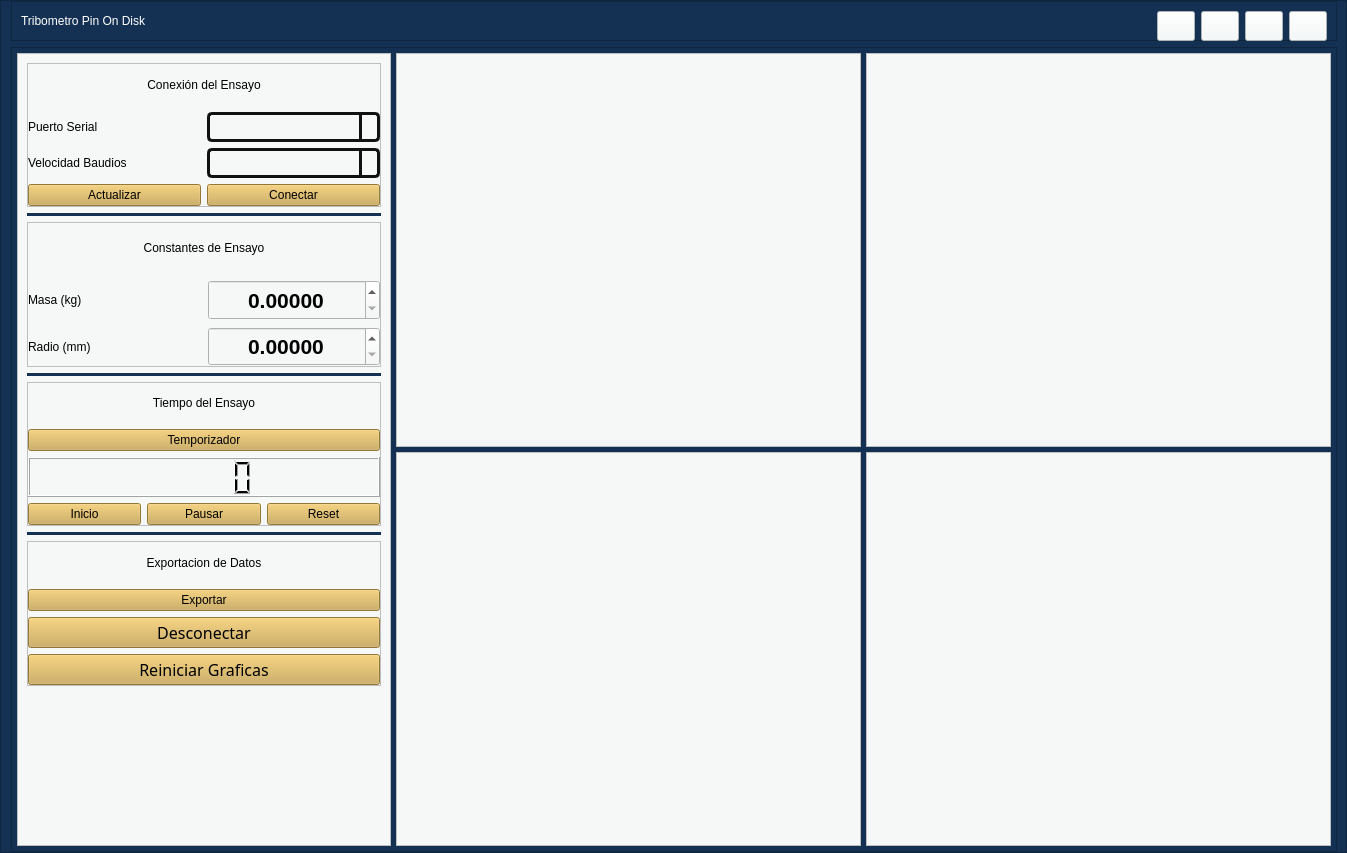
<?xml version="1.0" encoding="UTF-8"?>
<ui version="4.0">
 <class>MainWindow</class>
 <widget class="QMainWindow" name="MainWindow">
  <property name="geometry">
   <rect>
    <x>0</x>
    <y>0</y>
    <width>1347</width>
    <height>853</height>
   </rect>
  </property>
  <property name="windowTitle">
   <string>MainWindow</string>
  </property>
  <widget class="QWidget" name="centralwidget">
   <layout class="QVBoxLayout" name="verticalLayout_3">
    <property name="spacing">
     <number>0</number>
    </property>
    <property name="leftMargin">
     <number>0</number>
    </property>
    <property name="topMargin">
     <number>0</number>
    </property>
    <property name="rightMargin">
     <number>0</number>
    </property>
    <property name="bottomMargin">
     <number>0</number>
    </property>
    <item>
     <widget class="QFrame" name="frame">
      <property name="styleSheet">
       <string notr="true">background-color:rgb(20,49,83);
border radius:12px; </string>
      </property>
      <property name="frameShape">
       <enum>QFrame::StyledPanel</enum>
      </property>
      <property name="frameShadow">
       <enum>QFrame::Raised</enum>
      </property>
      <layout class="QVBoxLayout" name="verticalLayout">
       <property name="spacing">
        <number>6</number>
       </property>
       <property name="leftMargin">
        <number>10</number>
       </property>
       <property name="topMargin">
        <number>0</number>
       </property>
       <property name="rightMargin">
        <number>9</number>
       </property>
       <property name="bottomMargin">
        <number>0</number>
       </property>
       <item>
        <widget class="QFrame" name="frame_superior">
         <property name="minimumSize">
          <size>
           <width>0</width>
           <height>40</height>
          </size>
         </property>
         <property name="maximumSize">
          <size>
           <width>16777215</width>
           <height>40</height>
          </size>
         </property>
         <property name="styleSheet">
          <string notr="true">Qframe{
background-color:rgb(102,112,128);
}
QPushButton{
border radius:11px;
background-color:rgb(243,249,249);
}
QPushButtonchover{
background-color:rgb(243,249,249);
}</string>
         </property>
         <property name="frameShape">
          <enum>QFrame::StyledPanel</enum>
         </property>
         <property name="frameShadow">
          <enum>QFrame::Raised</enum>
         </property>
         <layout class="QHBoxLayout" name="horizontalLayout_2">
          <item>
           <widget class="QLabel" name="label_9">
            <property name="styleSheet">
             <string notr="true">color:rgb(255, 255, 255);
font: 87 12pt &quot;Arial Black&quot;;
</string>
            </property>
            <property name="text">
             <string>Tribometro Pin On Disk</string>
            </property>
           </widget>
          </item>
          <item>
           <spacer name="horizontalSpacer">
            <property name="orientation">
             <enum>Qt::Horizontal</enum>
            </property>
            <property name="sizeHint" stdset="0">
             <size>
              <width>1119</width>
              <height>13</height>
             </size>
            </property>
           </spacer>
          </item>
          <item>
           <widget class="QPushButton" name="bt_minimize">
            <property name="minimumSize">
             <size>
              <width>38</width>
              <height>30</height>
             </size>
            </property>
            <property name="maximumSize">
             <size>
              <width>38</width>
              <height>30</height>
             </size>
            </property>
            <property name="whatsThis">
             <string/>
            </property>
            <property name="icon">
             <iconset resource="icon.qrc">
              <normaloff>:/Minimizar/Imagenes/minimizar.png</normaloff>:/Minimizar/Imagenes/minimizar.png</iconset>
            </property>
            <property name="iconSize">
             <size>
              <width>16</width>
              <height>16</height>
             </size>
            </property>
           </widget>
          </item>
          <item>
           <widget class="QPushButton" name="bt_maximize">
            <property name="minimumSize">
             <size>
              <width>38</width>
              <height>30</height>
             </size>
            </property>
            <property name="maximumSize">
             <size>
              <width>38</width>
              <height>30</height>
             </size>
            </property>
            <property name="text">
             <string/>
            </property>
            <property name="icon">
             <iconset resource="icon.qrc">
              <normaloff>:/Tamaño/Imagenes/resize_minimize_maximize_expand_screen_icon_190599.png</normaloff>:/Tamaño/Imagenes/resize_minimize_maximize_expand_screen_icon_190599.png</iconset>
            </property>
            <property name="iconSize">
             <size>
              <width>16</width>
              <height>16</height>
             </size>
            </property>
           </widget>
          </item>
          <item>
           <widget class="QPushButton" name="bt_normal">
            <property name="minimumSize">
             <size>
              <width>38</width>
              <height>30</height>
             </size>
            </property>
            <property name="maximumSize">
             <size>
              <width>38</width>
              <height>30</height>
             </size>
            </property>
            <property name="text">
             <string/>
            </property>
            <property name="icon">
             <iconset resource="icon.qrc">
              <normaloff>:/Tamaño/Imagenes/resize_minimize_maximize_expand_screen_icon_190627.png</normaloff>:/Tamaño/Imagenes/resize_minimize_maximize_expand_screen_icon_190627.png</iconset>
            </property>
            <property name="iconSize">
             <size>
              <width>16</width>
              <height>16</height>
             </size>
            </property>
           </widget>
          </item>
          <item>
           <widget class="QPushButton" name="bt_close">
            <property name="minimumSize">
             <size>
              <width>38</width>
              <height>30</height>
             </size>
            </property>
            <property name="maximumSize">
             <size>
              <width>38</width>
              <height>30</height>
             </size>
            </property>
            <property name="text">
             <string/>
            </property>
            <property name="icon">
             <iconset resource="icon.qrc">
              <normaloff>:/Cerrar/Imagenes/Cerrar.jpeg</normaloff>:/Cerrar/Imagenes/Cerrar.jpeg</iconset>
            </property>
            <property name="iconSize">
             <size>
              <width>16</width>
              <height>16</height>
             </size>
            </property>
           </widget>
          </item>
         </layout>
        </widget>
       </item>
       <item>
        <widget class="QFrame" name="frame_3">
         <property name="frameShape">
          <enum>QFrame::StyledPanel</enum>
         </property>
         <property name="frameShadow">
          <enum>QFrame::Raised</enum>
         </property>
         <layout class="QVBoxLayout" name="verticalLayout_5">
          <property name="spacing">
           <number>5</number>
          </property>
          <property name="leftMargin">
           <number>5</number>
          </property>
          <property name="topMargin">
           <number>5</number>
          </property>
          <property name="rightMargin">
           <number>5</number>
          </property>
          <property name="bottomMargin">
           <number>5</number>
          </property>
          <item>
           <layout class="QHBoxLayout" name="horizontalLayout" stretch="2,5">
            <item>
             <layout class="QVBoxLayout" name="verticalLayout_4" stretch="0">
              <item>
               <widget class="QFrame" name="frame_8">
                <property name="styleSheet">
                 <string notr="true">background-color:rgb(245,248,246);</string>
                </property>
                <property name="frameShape">
                 <enum>QFrame::StyledPanel</enum>
                </property>
                <property name="frameShadow">
                 <enum>QFrame::Raised</enum>
                </property>
                <layout class="QVBoxLayout" name="verticalLayout_21">
                 <item>
                  <widget class="QFrame" name="frame_7">
                   <property name="styleSheet">
                    <string notr="true">background-color:rgb(245,248,246);
</string>
                   </property>
                   <property name="frameShape">
                    <enum>QFrame::StyledPanel</enum>
                   </property>
                   <property name="frameShadow">
                    <enum>QFrame::Raised</enum>
                   </property>
                   <layout class="QVBoxLayout" name="verticalLayout_18">
                    <property name="leftMargin">
                     <number>0</number>
                    </property>
                    <property name="topMargin">
                     <number>0</number>
                    </property>
                    <property name="rightMargin">
                     <number>0</number>
                    </property>
                    <property name="bottomMargin">
                     <number>0</number>
                    </property>
                    <item>
                     <layout class="QVBoxLayout" name="verticalLayout_12">
                      <item>
                       <widget class="QLabel" name="label_5">
                        <property name="maximumSize">
                         <size>
                          <width>16777215</width>
                          <height>50</height>
                         </size>
                        </property>
                        <property name="layoutDirection">
                         <enum>Qt::LeftToRight</enum>
                        </property>
                        <property name="styleSheet">
                         <string notr="true">color:rgb();
font: 87 12pt &quot;Arial Black&quot;;</string>
                        </property>
                        <property name="text">
                         <string>Conexión del Ensayo</string>
                        </property>
                        <property name="alignment">
                         <set>Qt::AlignCenter</set>
                        </property>
                       </widget>
                      </item>
                      <item>
                       <layout class="QVBoxLayout" name="verticalLayout_10">
                        <item>
                         <layout class="QHBoxLayout" name="horizontalLayout_6">
                          <item>
                           <widget class="QLabel" name="label">
                            <property name="minimumSize">
                             <size>
                              <width>0</width>
                              <height>30</height>
                             </size>
                            </property>
                            <property name="styleSheet">
                             <string notr="true">color:rgb();
font: 87 12pt &quot;Arial Black&quot;;</string>
                            </property>
                            <property name="text">
                             <string>Puerto Serial </string>
                            </property>
                           </widget>
                          </item>
                          <item>
                           <widget class="QComboBox" name="cb_list_ports">
                            <property name="minimumSize">
                             <size>
                              <width>102</width>
                              <height>30</height>
                             </size>
                            </property>
                            <property name="styleSheet">
                             <string notr="true">QComboBox{
border: 3px solid #111111;
border-radius: 5px;
min-width:6em;
color: rgb(17,17,17);
front: 87 10pt &quot;Arial Black&quot;;}
QComboBox::drop-down{
subcontrol-arigin:padding;
subcontrol-position: top right;
width: 15px;
border-left-width: 3px;
border-left-color: #111111;
border-left-style: solid;
border-top-right-radius: 4px;
border-bottom-right-radius: 4px}
QComboBox QAbstractItemView{
background: #2c2c2c;
selection-background-color: #8E9DAB;
color: #f5f8f7;}</string>
                            </property>
                           </widget>
                          </item>
                         </layout>
                        </item>
                        <item>
                         <layout class="QHBoxLayout" name="horizontalLayout_7">
                          <item>
                           <widget class="QLabel" name="label_3">
                            <property name="minimumSize">
                             <size>
                              <width>0</width>
                              <height>30</height>
                             </size>
                            </property>
                            <property name="styleSheet">
                             <string notr="true">color:rgb();
font: 87 12pt &quot;Arial Black&quot;;</string>
                            </property>
                            <property name="text">
                             <string>Velocidad Baudios</string>
                            </property>
                           </widget>
                          </item>
                          <item>
                           <widget class="QComboBox" name="cb_list_baudrates">
                            <property name="minimumSize">
                             <size>
                              <width>102</width>
                              <height>30</height>
                             </size>
                            </property>
                            <property name="styleSheet">
                             <string notr="true">QComboBox{
border: 3px solid #111111;
border-radius: 5px;
min-width:6em;
color: rgb(17,17,17);
front: 87 10pt &quot;Arial Black&quot;;}
QComboBox::drop-down{
subcontrol-arigin:padding;
subcontrol-position: top right;
width: 15px;
border-left-width: 3px;
border-left-color: #111111;
border-left-style: solid;
border-top-right-radius: 4px;
border-bottom-right-radius: 4px}
QComboBox QAbstractItemView{
background: #2c2c2c;
selection-background-color: #8E9DAB;
color: #f5f8f7;}</string>
                            </property>
                           </widget>
                          </item>
                         </layout>
                        </item>
                        <item>
                         <layout class="QHBoxLayout" name="horizontalLayout_8">
                          <item>
                           <widget class="QPushButton" name="bt_update">
                            <property name="styleSheet">
                             <string notr="true">QPushButton{
background-color: rgb(204,168,77);
font: 87 12pt&quot;Arial Black&quot;;
}
QPushButton:hover{
background-color: rgb(36,63,98);
font: 87 12pt&quot;Arial Black&quot;;
color:rgb(204,168,77);
}</string>
                            </property>
                            <property name="text">
                             <string>Actualizar</string>
                            </property>
                           </widget>
                          </item>
                          <item>
                           <widget class="QPushButton" name="bt_connect">
                            <property name="styleSheet">
                             <string notr="true">QPushButton{
background-color: rgb(204,168,77);
font: 87 12pt&quot;Arial Black&quot;;
}
QPushButton:hover{
background-color: rgb(36,63,98);
font: 87 12pt&quot;Arial Black&quot;;
color:rgb(204,168,77);
}</string>
                            </property>
                            <property name="text">
                             <string>Conectar</string>
                            </property>
                           </widget>
                          </item>
                         </layout>
                        </item>
                       </layout>
                      </item>
                     </layout>
                    </item>
                   </layout>
                  </widget>
                 </item>
                 <item>
                  <widget class="Line" name="line_3">
                   <property name="font">
                    <font>
                     <weight>50</weight>
                     <bold>false</bold>
                    </font>
                   </property>
                   <property name="styleSheet">
                    <string notr="true">border: 16px solid rgb(20,49,83);</string>
                   </property>
                   <property name="orientation">
                    <enum>Qt::Horizontal</enum>
                   </property>
                  </widget>
                 </item>
                 <item>
                  <widget class="QFrame" name="frame_2">
                   <property name="styleSheet">
                    <string notr="true">QFrame frame_2 {
    border: 2px solid red;
}
</string>
                   </property>
                   <property name="frameShape">
                    <enum>QFrame::StyledPanel</enum>
                   </property>
                   <property name="frameShadow">
                    <enum>QFrame::Raised</enum>
                   </property>
                   <layout class="QVBoxLayout" name="verticalLayout_17">
                    <property name="spacing">
                     <number>7</number>
                    </property>
                    <property name="leftMargin">
                     <number>0</number>
                    </property>
                    <property name="topMargin">
                     <number>0</number>
                    </property>
                    <property name="rightMargin">
                     <number>0</number>
                    </property>
                    <property name="bottomMargin">
                     <number>0</number>
                    </property>
                    <item>
                     <layout class="QVBoxLayout" name="verticalLayout_16">
                      <item>
                       <layout class="QVBoxLayout" name="verticalLayout_15">
                        <item>
                         <widget class="QLabel" name="label_6">
                          <property name="minimumSize">
                           <size>
                            <width>0</width>
                            <height>0</height>
                           </size>
                          </property>
                          <property name="maximumSize">
                           <size>
                            <width>16777215</width>
                            <height>50</height>
                           </size>
                          </property>
                          <property name="styleSheet">
                           <string notr="true">color:rgb();
font: 87 12pt &quot;Arial Black&quot;;
</string>
                          </property>
                          <property name="text">
                           <string>Constantes de Ensayo</string>
                          </property>
                          <property name="textFormat">
                           <enum>Qt::AutoText</enum>
                          </property>
                          <property name="alignment">
                           <set>Qt::AlignCenter</set>
                          </property>
                         </widget>
                        </item>
                        <item>
                         <layout class="QVBoxLayout" name="verticalLayout_14">
                          <item>
                           <layout class="QHBoxLayout" name="horizontalLayout_10">
                            <item>
                             <widget class="QLabel" name="label_7">
                              <property name="styleSheet">
                               <string notr="true">color:rgb();
font: 87 12pt &quot;Arial Black&quot;;
</string>
                              </property>
                              <property name="text">
                               <string>Masa (kg)</string>
                              </property>
                             </widget>
                            </item>
                            <item>
                             <widget class="QDoubleSpinBox" name="doubleSpinBox1">
                              <property name="maximumSize">
                               <size>
                                <width>16777215</width>
                                <height>40</height>
                               </size>
                              </property>
                              <property name="font">
                               <font>
                                <pointsize>16</pointsize>
                                <weight>75</weight>
                                <bold>true</bold>
                               </font>
                              </property>
                              <property name="alignment">
                               <set>Qt::AlignCenter</set>
                              </property>
                              <property name="decimals">
                               <number>5</number>
                              </property>
                              <property name="maximum">
                               <double>1000.000000000000000</double>
                              </property>
                             </widget>
                            </item>
                           </layout>
                          </item>
                          <item>
                           <layout class="QHBoxLayout" name="horizontalLayout_11">
                            <item>
                             <widget class="QLabel" name="label_8">
                              <property name="styleSheet">
                               <string notr="true">color:rgb();
font: 87 12pt &quot;Arial Black&quot;;
</string>
                              </property>
                              <property name="text">
                               <string>Radio (mm)</string>
                              </property>
                             </widget>
                            </item>
                            <item>
                             <widget class="QDoubleSpinBox" name="doubleSpinBox2">
                              <property name="maximumSize">
                               <size>
                                <width>16777215</width>
                                <height>40</height>
                               </size>
                              </property>
                              <property name="font">
                               <font>
                                <pointsize>16</pointsize>
                                <weight>75</weight>
                                <bold>true</bold>
                               </font>
                              </property>
                              <property name="alignment">
                               <set>Qt::AlignCenter</set>
                              </property>
                              <property name="decimals">
                               <number>5</number>
                              </property>
                              <property name="maximum">
                               <double>1000.000000000000000</double>
                              </property>
                             </widget>
                            </item>
                           </layout>
                          </item>
                         </layout>
                        </item>
                       </layout>
                      </item>
                     </layout>
                    </item>
                   </layout>
                  </widget>
                 </item>
                 <item>
                  <widget class="Line" name="line">
                   <property name="styleSheet">
                    <string notr="true">border: 16px solid rgb(20,49,83);</string>
                   </property>
                   <property name="orientation">
                    <enum>Qt::Horizontal</enum>
                   </property>
                  </widget>
                 </item>
                 <item>
                  <widget class="QFrame" name="frame_11">
                   <property name="frameShape">
                    <enum>QFrame::StyledPanel</enum>
                   </property>
                   <property name="frameShadow">
                    <enum>QFrame::Raised</enum>
                   </property>
                   <layout class="QVBoxLayout" name="verticalLayout_22">
                    <property name="leftMargin">
                     <number>0</number>
                    </property>
                    <property name="topMargin">
                     <number>0</number>
                    </property>
                    <property name="rightMargin">
                     <number>0</number>
                    </property>
                    <property name="bottomMargin">
                     <number>0</number>
                    </property>
                    <item>
                     <layout class="QVBoxLayout" name="verticalLayout_20">
                      <item>
                       <layout class="QVBoxLayout" name="verticalLayout_8">
                        <item>
                         <widget class="QLabel" name="label_10">
                          <property name="maximumSize">
                           <size>
                            <width>16777215</width>
                            <height>50</height>
                           </size>
                          </property>
                          <property name="styleSheet">
                           <string notr="true">color:rgb();
font: 87 12pt &quot;Arial Black&quot;;
</string>
                          </property>
                          <property name="text">
                           <string>Tiempo del Ensayo</string>
                          </property>
                          <property name="alignment">
                           <set>Qt::AlignCenter</set>
                          </property>
                         </widget>
                        </item>
                        <item>
                         <widget class="QPushButton" name="bt_temporizador">
                          <property name="styleSheet">
                           <string notr="true">QPushButton{
background-color: rgb(204,168,77);
font: 87 12pt&quot;Arial Black&quot;;
}
QPushButton:hover{
background-color: rgb(36,63,98);
font: 87 12pt&quot;Arial Black&quot;;
color:rgb(204,168,77);
}</string>
                          </property>
                          <property name="text">
                           <string>Temporizador</string>
                          </property>
                         </widget>
                        </item>
                        <item>
                         <widget class="QLCDNumber" name="lcdCronometro">
                          <property name="minimumSize">
                           <size>
                            <width>0</width>
                            <height>40</height>
                           </size>
                          </property>
                         </widget>
                        </item>
                       </layout>
                      </item>
                      <item>
                       <layout class="QHBoxLayout" name="horizontalLayout_13">
                        <item>
                         <widget class="QPushButton" name="bt_start">
                          <property name="minimumSize">
                           <size>
                            <width>40</width>
                            <height>0</height>
                           </size>
                          </property>
                          <property name="styleSheet">
                           <string notr="true">QPushButton{
background-color: rgb(204,168,77);
font: 87 12pt&quot;Arial Black&quot;;
}
QPushButton:hover{
background-color: rgb(36,63,98);
font: 87 12pt&quot;Arial Black&quot;;
color:rgb(204,168,77);
}</string>
                          </property>
                          <property name="text">
                           <string>Inicio</string>
                          </property>
                         </widget>
                        </item>
                        <item>
                         <widget class="QPushButton" name="bt_stop">
                          <property name="minimumSize">
                           <size>
                            <width>40</width>
                            <height>0</height>
                           </size>
                          </property>
                          <property name="styleSheet">
                           <string notr="true">QPushButton{
background-color: rgb(204,168,77);
font: 87 12pt&quot;Arial Black&quot;;
}
QPushButton:hover{
background-color: rgb(36,63,98);
font: 87 12pt&quot;Arial Black&quot;;
color:rgb(204,168,77);
}</string>
                          </property>
                          <property name="text">
                           <string>Pausar</string>
                          </property>
                         </widget>
                        </item>
                        <item>
                         <widget class="QPushButton" name="bt_reset">
                          <property name="styleSheet">
                           <string notr="true">QPushButton{
background-color: rgb(204,168,77);
font: 87 12pt&quot;Arial Black&quot;;
}
QPushButton:hover{
background-color: rgb(36,63,98);
font: 87 12pt&quot;Arial Black&quot;;
color:rgb(204,168,77);
}</string>
                          </property>
                          <property name="text">
                           <string>Reset</string>
                          </property>
                         </widget>
                        </item>
                       </layout>
                      </item>
                     </layout>
                    </item>
                   </layout>
                  </widget>
                 </item>
                 <item>
                  <widget class="Line" name="line_2">
                   <property name="styleSheet">
                    <string notr="true">border: 16px solid rgb(20,49,83);</string>
                   </property>
                   <property name="orientation">
                    <enum>Qt::Horizontal</enum>
                   </property>
                  </widget>
                 </item>
                 <item>
                  <widget class="QFrame" name="frame_4">
                   <property name="styleSheet">
                    <string notr="true">QFrame frame_2 {
    border: 2px solid red;
}
</string>
                   </property>
                   <property name="frameShape">
                    <enum>QFrame::StyledPanel</enum>
                   </property>
                   <property name="frameShadow">
                    <enum>QFrame::Raised</enum>
                   </property>
                   <property name="lineWidth">
                    <number>1</number>
                   </property>
                   <property name="midLineWidth">
                    <number>0</number>
                   </property>
                   <layout class="QVBoxLayout" name="verticalLayout_6">
                    <property name="leftMargin">
                     <number>0</number>
                    </property>
                    <property name="topMargin">
                     <number>0</number>
                    </property>
                    <property name="rightMargin">
                     <number>0</number>
                    </property>
                    <property name="bottomMargin">
                     <number>0</number>
                    </property>
                    <item>
                     <widget class="QLabel" name="label_4">
                      <property name="maximumSize">
                       <size>
                        <width>16777215</width>
                        <height>50</height>
                       </size>
                      </property>
                      <property name="styleSheet">
                       <string notr="true">color:rgb();
font: 87 12pt &quot;Arial Black&quot;;</string>
                      </property>
                      <property name="text">
                       <string>Exportacion de Datos</string>
                      </property>
                      <property name="alignment">
                       <set>Qt::AlignCenter</set>
                      </property>
                     </widget>
                    </item>
                    <item>
                     <widget class="QPushButton" name="bt_exportar">
                      <property name="styleSheet">
                       <string notr="true">QPushButton{
background-color: rgb(204,168,77);
font: 87 12pt&quot;Arial Black&quot;;
}
QPushButton:hover{
background-color: rgb(36,63,98);
font: 87 12pt&quot;Arial Black&quot;;
color:rgb(204,168,77);
}</string>
                      </property>
                      <property name="text">
                       <string>Exportar</string>
                      </property>
                     </widget>
                    </item>
                    <item>
                     <widget class="QPushButton" name="bt_disconnect">
                      <property name="minimumSize">
                       <size>
                        <width>0</width>
                        <height>0</height>
                       </size>
                      </property>
                      <property name="font">
                       <font>
                        <family>Arial Black</family>
                        <pointsize>12</pointsize>
                        <weight>9</weight>
                        <italic>false</italic>
                        <bold>false</bold>
                       </font>
                      </property>
                      <property name="styleSheet">
                       <string notr="true">QPushButton{
background-color: rgb(204,168,77);
font: 78 12pt&quot;Arial Black&quot;;
}
QPushButton:hover{
background-color: rgb(36,63,98);
font: 78 12pt&quot;Arial Black&quot;;
color:rgb(204,168,77);
}</string>
                      </property>
                      <property name="text">
                       <string>Desconectar</string>
                      </property>
                     </widget>
                    </item>
                    <item>
                     <widget class="QPushButton" name="bt_Reinicio_Graficas">
                      <property name="minimumSize">
                       <size>
                        <width>0</width>
                        <height>0</height>
                       </size>
                      </property>
                      <property name="font">
                       <font>
                        <family>Arial Black</family>
                        <pointsize>12</pointsize>
                        <weight>9</weight>
                        <italic>false</italic>
                        <bold>false</bold>
                       </font>
                      </property>
                      <property name="styleSheet">
                       <string notr="true">QPushButton{
background-color: rgb(204,168,77);
font: 78 12pt&quot;Arial Black&quot;;
}
QPushButton:hover{
background-color: rgb(36,63,98);
font: 78 12pt&quot;Arial Black&quot;;
color:rgb(204,168,77);
}</string>
                      </property>
                      <property name="text">
                       <string>Reiniciar Graficas</string>
                      </property>
                     </widget>
                    </item>
                   </layout>
                  </widget>
                 </item>
                 <item>
                  <widget class="QLabel" name="label_2">
                   <property name="text">
                    <string>&lt;html&gt;&lt;head/&gt;&lt;body&gt;&lt;p&gt;&lt;img src=&quot;:/Logo/Imagenes/Logo_investigacion.png&quot;/&gt;&lt;/p&gt;&lt;/body&gt;&lt;/html&gt;</string>
                   </property>
                   <property name="alignment">
                    <set>Qt::AlignCenter</set>
                   </property>
                  </widget>
                 </item>
                </layout>
               </widget>
              </item>
             </layout>
            </item>
            <item>
             <layout class="QVBoxLayout" name="verticalLayout_2" stretch="0,0">
              <item>
               <layout class="QHBoxLayout" name="horizontalLayout_3">
                <item>
                 <widget class="QFrame" name="frame_9">
                  <property name="styleSheet">
                   <string notr="true">background-color:rgb(245,248,246);</string>
                  </property>
                  <property name="frameShape">
                   <enum>QFrame::StyledPanel</enum>
                  </property>
                  <property name="frameShadow">
                   <enum>QFrame::Raised</enum>
                  </property>
                  <layout class="QVBoxLayout" name="verticalLayout_7">
                   <item>
                    <layout class="QVBoxLayout" name="graph_layout_humedad"/>
                   </item>
                  </layout>
                 </widget>
                </item>
                <item>
                 <widget class="QFrame" name="frame_5">
                  <property name="styleSheet">
                   <string notr="true">background-color:rgb(245,248,246);</string>
                  </property>
                  <property name="frameShape">
                   <enum>QFrame::StyledPanel</enum>
                  </property>
                  <property name="frameShadow">
                   <enum>QFrame::Raised</enum>
                  </property>
                  <layout class="QVBoxLayout" name="verticalLayout_9">
                   <item>
                    <layout class="QVBoxLayout" name="graph_layout_temperatura"/>
                   </item>
                  </layout>
                 </widget>
                </item>
               </layout>
              </item>
              <item>
               <layout class="QHBoxLayout" name="horizontalLayout_4">
                <item>
                 <widget class="QFrame" name="frame_10">
                  <property name="styleSheet">
                   <string notr="true">background-color:rgb(245,248,246);</string>
                  </property>
                  <property name="frameShape">
                   <enum>QFrame::StyledPanel</enum>
                  </property>
                  <property name="frameShadow">
                   <enum>QFrame::Raised</enum>
                  </property>
                  <layout class="QVBoxLayout" name="verticalLayout_11">
                   <item>
                    <layout class="QVBoxLayout" name="graph_layout_velocidad"/>
                   </item>
                  </layout>
                 </widget>
                </item>
                <item>
                 <widget class="QFrame" name="frame_6">
                  <property name="styleSheet">
                   <string notr="true">background-color:rgb(245,248,246);</string>
                  </property>
                  <property name="frameShape">
                   <enum>QFrame::StyledPanel</enum>
                  </property>
                  <property name="frameShadow">
                   <enum>QFrame::Raised</enum>
                  </property>
                  <layout class="QVBoxLayout" name="verticalLayout_13">
                   <item>
                    <layout class="QVBoxLayout" name="graph_layout_friccion"/>
                   </item>
                  </layout>
                 </widget>
                </item>
               </layout>
              </item>
             </layout>
            </item>
           </layout>
          </item>
         </layout>
        </widget>
       </item>
      </layout>
     </widget>
    </item>
   </layout>
  </widget>
 </widget>
 <resources>
  <include location="Imagen.qrc"/>
  <include location="icon.qrc"/>
 </resources>
 <connections/>
</ui>
